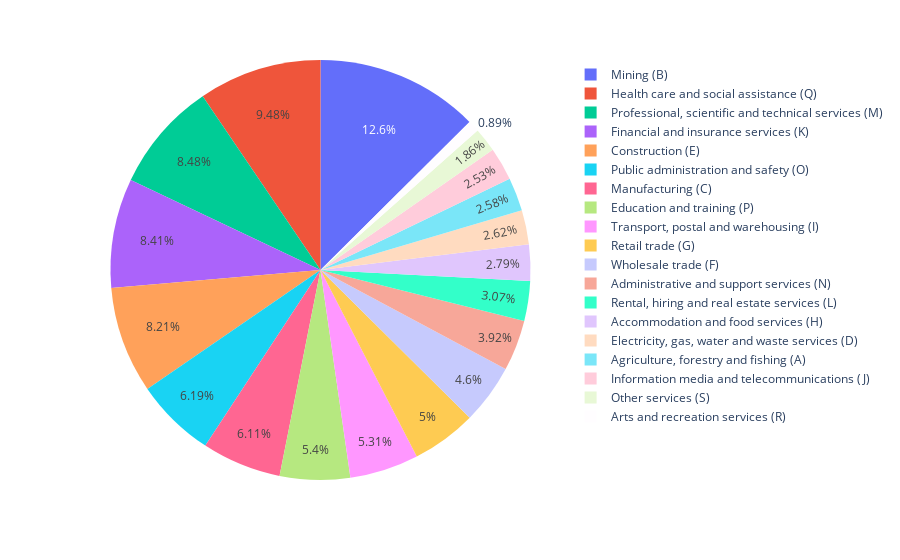

The code cell stored with this chart in its notebook:
### Code cell
fig = px.pie(df.filter(pl.col('FY') == 2025), names='Sector', values='GVA', color_discrete_map=colour_map)
# fig.update_layout(widt)
fig

### Figure 1 — Plotly figure (JSON) as saved in the notebook; plotly's stock layout.template omitted (floating-point values rounded to 4 significant figures)
{"data": [{"domain": {"x": [0, 1], "y": [0, 1]}, "hovertemplate": "Sector=%{label}<br>GVA=%{value}<extra></extra>", "labels": ["Agriculture, forestry and fishing (A)", "Mining (B)", "Manufacturing (C)", "Electricity, gas, water and waste services (D)", "Construction (E)", "Wholesale trade (F)", "Retail trade (G)", "Accommodation and food services (H)", "Transport, postal and warehousing (I)", "Information media and telecommunications (J)", "Financial and insurance services (K)", "Rental, hiring and real estate services (L)", "Professional, scientific and technical services (M)", "Administrative and support services (N)", "Public administration and safety (O)", "Education and training (P)", "Health care and social assistance (Q)", "Arts and recreation services (R)", "Other services (S)"], "legendgroup": "", "name": "", "showlegend": true, "type": "pie", "values": [59409, 289547, 140945, 60495, 189245, 106035, 115270, 64388, 122357, 58415, 194033, 70786, 195551, 90499, 142661, 124602, 218613, 20523, 42875]}], "layout": {"legend": {"tracegroupgap": 0}, "margin": {"t": 60}}}
